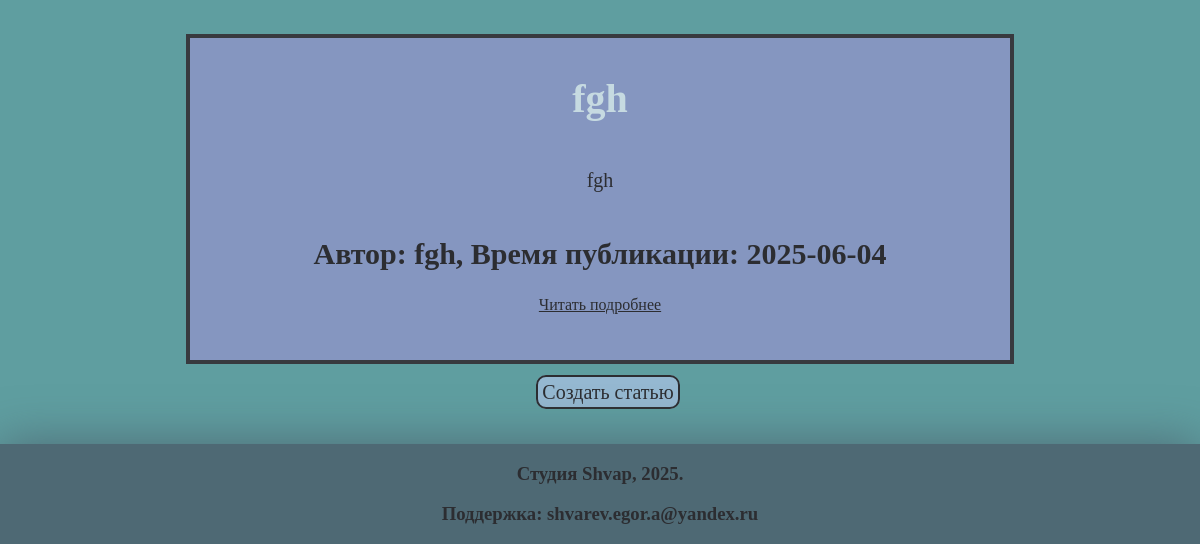
Before: /Feed (signed in, lower part) with the older database file.
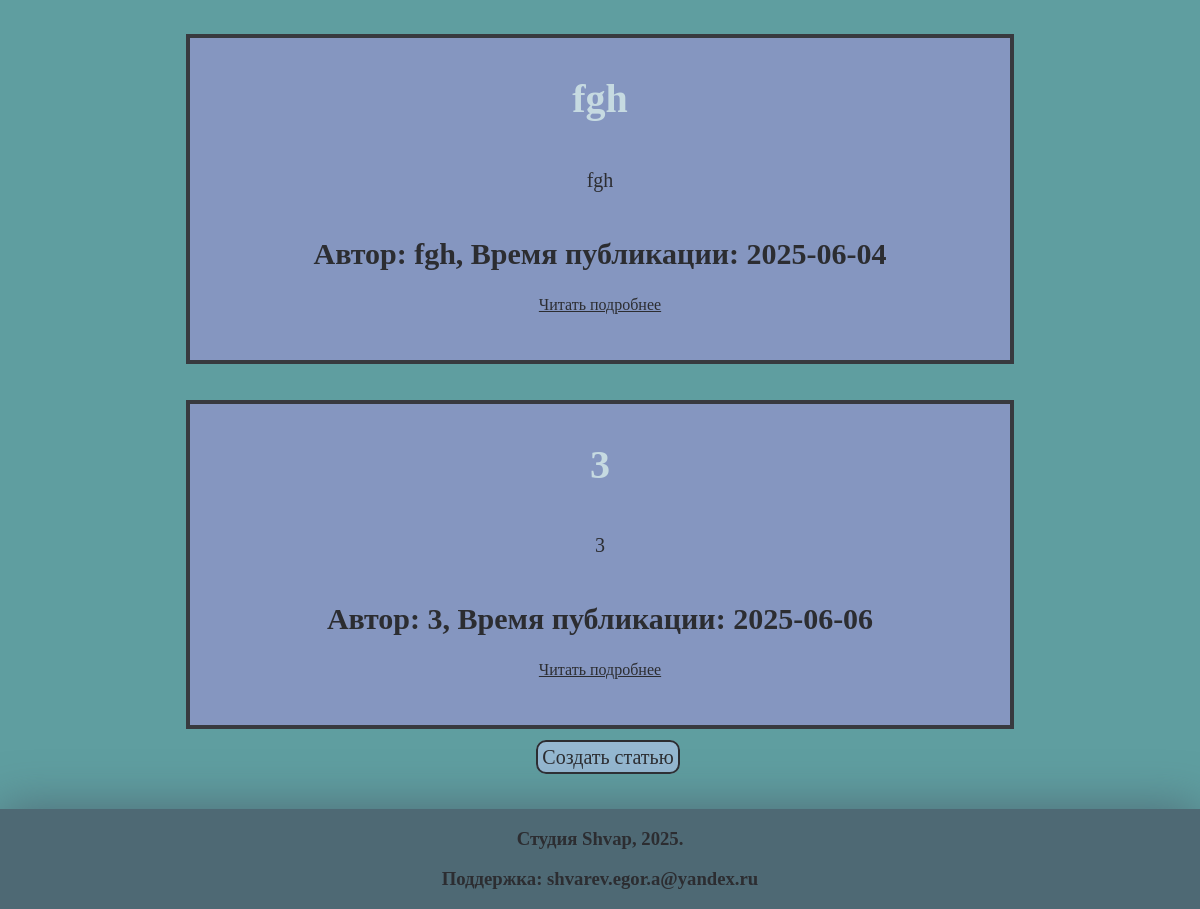
After: the same page with the newer database file.
### DatabasesScript.py (models this page shows)
class Article(Base):
    __tablename__ = 'article'
    id = Column(Integer, primary_key = True)
    title = Column(String(100), nullable = False)
    author = Column(String(30), nullable = False)
    main_text = Column(Text, nullable = False)
    intro = Column(Text, nullable=False)
    time =  Column(DateTime, default = datetime.utcnow)

### MainScript.py (the view)
@app.route('/Feed')
def ShowFeed():
    arts = db_session.query(Article).all()
    return render_template('Feed.html', result = arts, username= session['username'])

### templates/Feed.html (shortened to what this page needs)
{% extends "Base.html" %}
{% block body %}
    <div class = 'fullscreen-div BigPageText'> <div class = 'CenterText'>
        {% for article in result %}
            {% set time = article.time.time() %}
            {% set date = article.time.date() %}
            <div class = 'ArticleFeed'>
                <h1 class = 'SimpleText White'> {{ article.title }} </h1>
                <p class = 'SimpleText'> {{ article.intro }} </p>
                <h2 class = 'SimpleText'>Автор: {{ article.author }}, Время публикации: {{ date }}</h2>
                <a class = 'SimpleText' href = '/Feed/{{ article.id }}'>Читать подробнее</a><br><br>
            </div> <br><br>
        {% endfor %}
        <br><br><br><br><br><br><br><br>
    </div> </div>
    <div class = 'BottomCenter'><a href='/ArticleCreate' class = 'links'>Создать статью</a></div>
{% endblock %}

### templates/Base.html (shortened to what this page needs)
<DOCTYPE html>
<html lang = 'ru'>
    <head>
        <link rel="stylesheet" href="{{ url_for('static', filename='Main.css') }}">
        <link rel="stylesheet" href="{{ url_for('static', filename='MainClasses.css') }}">
        <link rel="stylesheet" href="{{ url_for('static', filename='CustomClasses.css') }}">
    </head>
    <body style = 'background-color: #5F9EA0'>
    {% block body %} {% endblock %}
    <footer style = 'z-index: 1000'>
        <div class="CenterText">
            <div style="display: inline-block;"><h3 style="color: #2C2D31;">Студия Shvap, 2025.</h3><h3 style="color: #2C2D31;">Поддержка: shvarev.egor.a@yandex.ru</h3></div>
        </div>
    </footer>
    </body>
</html>

### static/Main.css (style rules this page uses)
footer { box-shadow: #4E6974 0px 0px 50px; position: fixed; left: 0; bottom: 0; background-color: #4E6974; width: 100%; }

### static/MainClasses.css (style rules this page uses)
h1 { font-size: 40px; font-family: 'Jost'; }
h2 { font-family: 'Jost'; font-size: 30px; }
h3 { font-family: 'Jost Light'; }
p { font-family: 'Jost'; font-size: 20px; }

### static/CustomClasses.css (style rules this page uses)
.CenterText { text-align: center; }
.BottomCenter { width:100%; justify-content: center; text-align:center; position: fixed; bottom: 140px; }
.fullscreen-div { position: absolute; width: 100vw; top: 0; left: 0; }
.SimpleText.White { color: #C6DAE1 }
.links { box-shadow: 0px 0px 0px #2C2D31; transition: all .2s; font-size: 20px; margin: 3px; padding: 4px; border-radius: 10px; text-decoration: none; color: #2C2D31; border: 2px solid #2C2D31; background-color: #95b8d1; }
.fullscreen-div.BigPageText { display: flex; justify-content: center; margin-top: 160px; width: 100% }
.ArticleFeed { padding: 10px; width: 800px; border: 4px solid #383a3f; background-color: #8596c0; display: flex; flex-direction: column; }

Changed rows visible on the page:
added Article: title "3", intro "3", author "3", time "2025-06-06"
